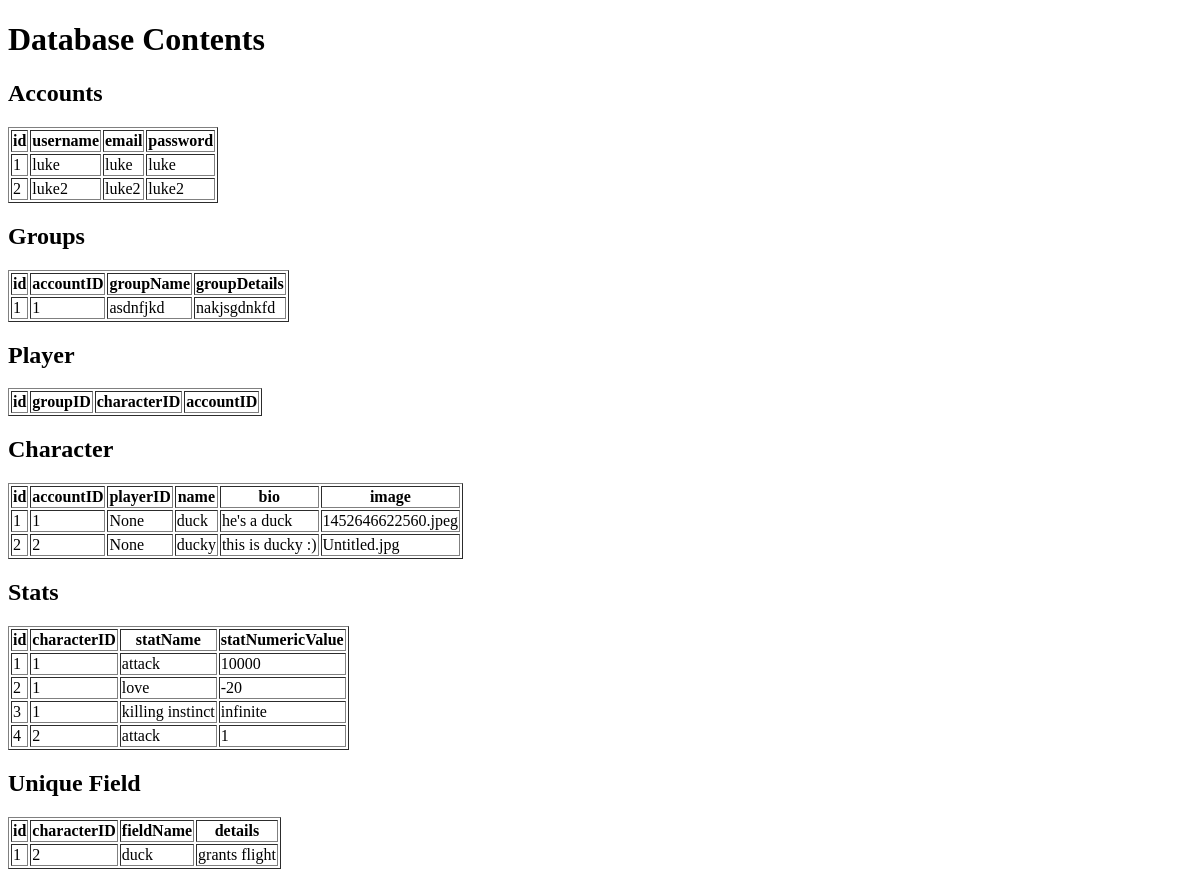
The page /database on the database as committed earlier.
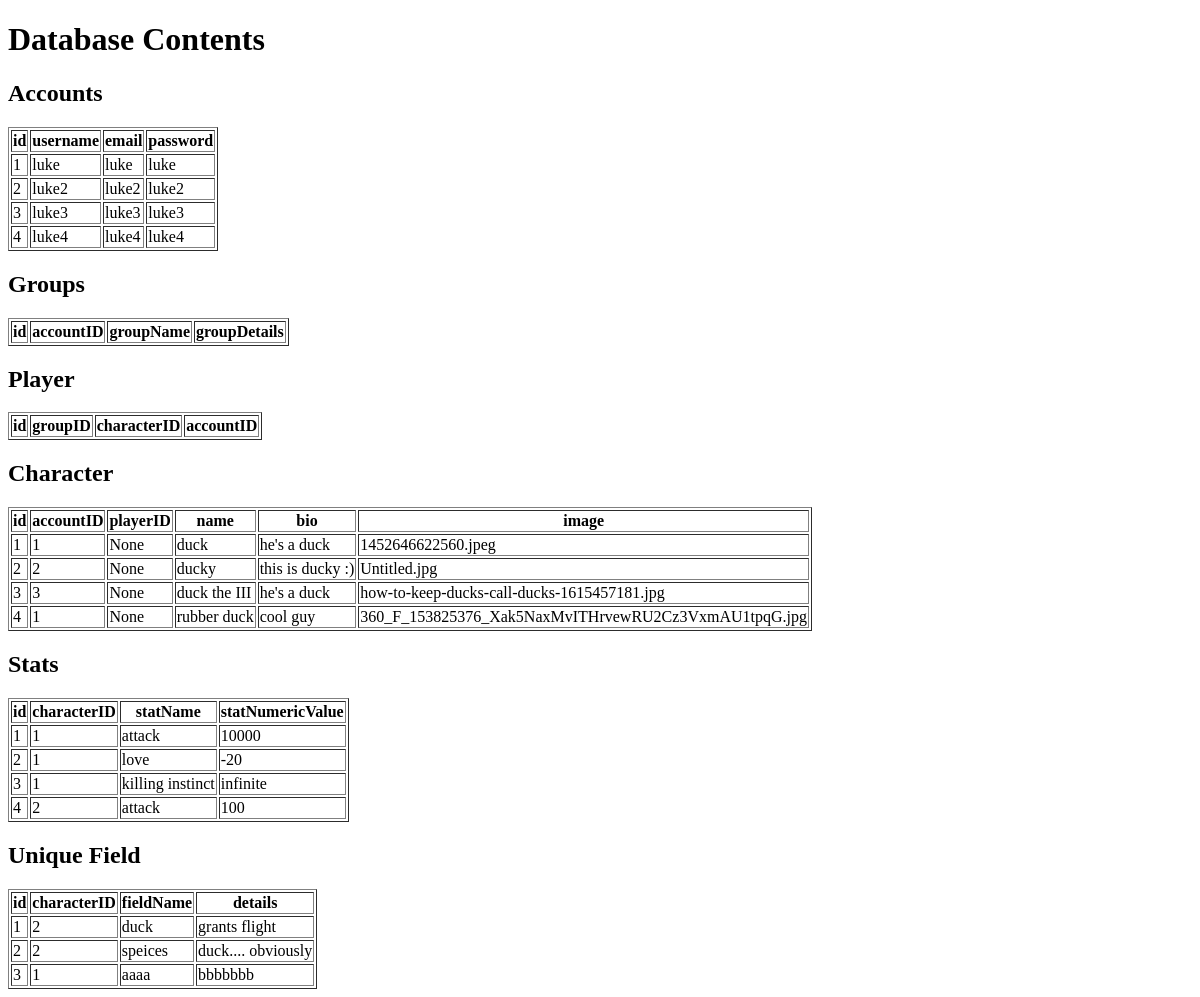
The same page on the database as committed later.
### app.py (models this page shows)
class Account(UserMixin, db.Model):
    id = db.Column(db.Integer, primary_key=True)
    username = db.Column(db.String(80), unique=True, nullable=False)
    email = db.Column(db.String(80), nullable=False)
    password = db.Column(db.String(80), nullable=False)

class Group(db.Model):
    id = db.Column(db.Integer, primary_key=True)
    accountID = db.Column(db.Integer, db.ForeignKey('account.id'), nullable=False)
    groupName = db.Column(db.String(80), unique=True, nullable=False)
    groupDetails = db.Column(db.String(500), nullable=True) # noteContent

class Character(db.Model):
    id = db.Column(db.Integer, primary_key=True)
    accountID = db.Column(db.Integer, db.ForeignKey('account.id'), nullable=False)
    playerID = db.Column(db.Integer, db.ForeignKey('player.id'), nullable=True)
    name = db.Column(db.String(80), nullable=False)
    bio = db.Column(db.String(500), nullable=True)
    image = db.Column(db.String(80), nullable=True) #file for saved img path probably

class Stats(db.Model):
    id = db.Column(db.Integer, primary_key=True)
    characterID = db.Column(db.Integer, db.ForeignKey('character.id'), nullable=False)
    statName = db.Column(db.String(80), nullable=False)
    statNumericValue = db.Column(db.Integer, nullable=True)

class UniqueField(db.Model):
    id = db.Column(db.Integer, primary_key=True)
    characterID = db.Column(db.Integer, db.ForeignKey('character.id'), nullable=False)
    fieldName = db.Column(db.String(80), nullable=False)
    details = db.Column(db.String(500), nullable=True)

### app.py (the view)
@app.route('/database')
def database():
    accounts = Account.query.all()
    groups = Group.query.all()
    players = Player.query.all()
    characters = Character.query.all()
    statistics = Stats.query.all()
    uniqueFields = UniqueField.query.all()
    return render_template('database.html', accounts=accounts, groups=groups, players=players, characters=characters, statistics=statistics, uniqueFields=uniqueFields)

### templates/database.html (shortened to what this page needs)
<!DOCTYPE html>
<html lang="en">
<head>
</head>
<body>
    <h1>Database Contents</h1>
    <h2>Accounts</h2>
    <table border="1">
        <thead>
            <tr>
                <th>id</th>
                <th>username</th>
                <th>email</th>
                <th>password</th>
            </tr>
        </thead>
        <tbody>
            {% for account in accounts %}
            <tr>
                <td>{{ account.id }}</td>
                <td>{{ account.username }}</td>
                <td>{{ account.email }}</td>
                <td>{{ account.password }}</td>
            </tr>
            {% endfor %}
        </tbody>
    </table>
    <h2>Groups</h2>
    <table border="1">
        <thead>
            <tr>
                <th>id</th>
                <th>accountID</th>
                <th>groupName</th>
                <th>groupDetails</th>
            </tr>
        </thead>
        <tbody>
            {% for group in groups %}
            <tr>
                <td>{{ group.id }}</td>
                <td>{{ group.accountID }} </td>
                <td>{{ group.groupName }}</td>
                <td>{{ group.groupDetails }}</td>
            </tr>
            {% endfor %}
        </tbody>
    </table>
    <h2>Player</h2>
    <table border="1">
        <thead>
            <tr>
                <th>id</th>
                <th>groupID</th>
                <th>characterID</th>
                <th>accountID</th>
            </tr>
        </thead>
    </table>
    <h2>Character</h2>
    <table border="1">
        <thead>
            <tr>
                <th>id</th>
                <th>accountID</th>
                <th>playerID</th>
                <th>name</th>
                <th>bio</th>
                <th>image</th>
            </tr>
        </thead>
        <tbody>
            {% for character in characters %}
            <tr>
                <td>{{ character.id }}</td>
                <td>{{ character.accountID }}</td>
                <td>{{ character.playerID }}</td>
                <td>{{ character.name }}</td>
                <td>{{ character.bio }}</td>
                <td>{{ character.image }}</td>
            </tr>
            {% endfor %}
        </tbody>
    </table>
    <h2>Stats</h2>
    <table border="1">
        <thead>
            <tr>
                <th>id</th>
                <th>characterID</th>
                <th>statName</th>
                <th>statNumericValue</th>
            </tr>
        </thead>
        <tbody>
            {% for stat in statistics %}
            <tr>
                <td>{{ stat.id }}</td>
                <td>{{ stat.characterID }}</td>
                <td>{{ stat.statName }}</td>
                <td>{{ stat.statNumericValue }}</td>
            </tr>
            {% endfor %}
        </tbody>
    </table>
    <h2>Unique Field</h2>
    <table border="1">
        <thead>
            <tr>
                <th>id</th>
                <th>characterID</th>
                <th>fieldName</th>
                <th>details</th>
            </tr>
        </thead>
        <tbody>
            {% for uniqueField in uniqueFields %}
            <tr>
                <td>{{ uniqueField.id }}</td>
                <td>{{ uniqueField.characterID }}</td>
                <td>{{ uniqueField.fieldName }}</td>
                <td>{{ uniqueField.details }}</td>
            </tr>
            {% endfor %}
        </tbody>
    </table>
</body>
</html>

Rows that differ between the two databases and show on the page:
removed Group: id "1", accountID "1", groupName "asdnfjkd", groupDetails "nakjsgdnkfd"
added Account: id "3", username "luke3", email "luke3", password "luke3"
added Account: id "4", username "luke4", email "luke4", password "luke4"
added Character: id "3", accountID "3", playerID "None", name "duck the III", bio "he's a duck", image "how-to-keep-ducks-call-ducks-1615457181.jpg"
added Character: id "4", accountID "1", playerID "None", name "rubber duck", bio "cool guy", image "360_F_153825376_Xak5NaxMvITHrvewRU2Cz3VxmAU1tpqG.jpg"
changed Stats id 4: statNumericValue "1" → "100"
added UniqueField: id "2", characterID "2", fieldName "speices", details "duck.... obviously"
added UniqueField: id "3", characterID "1", fieldName "aaaa", details "bbbbbbb"
